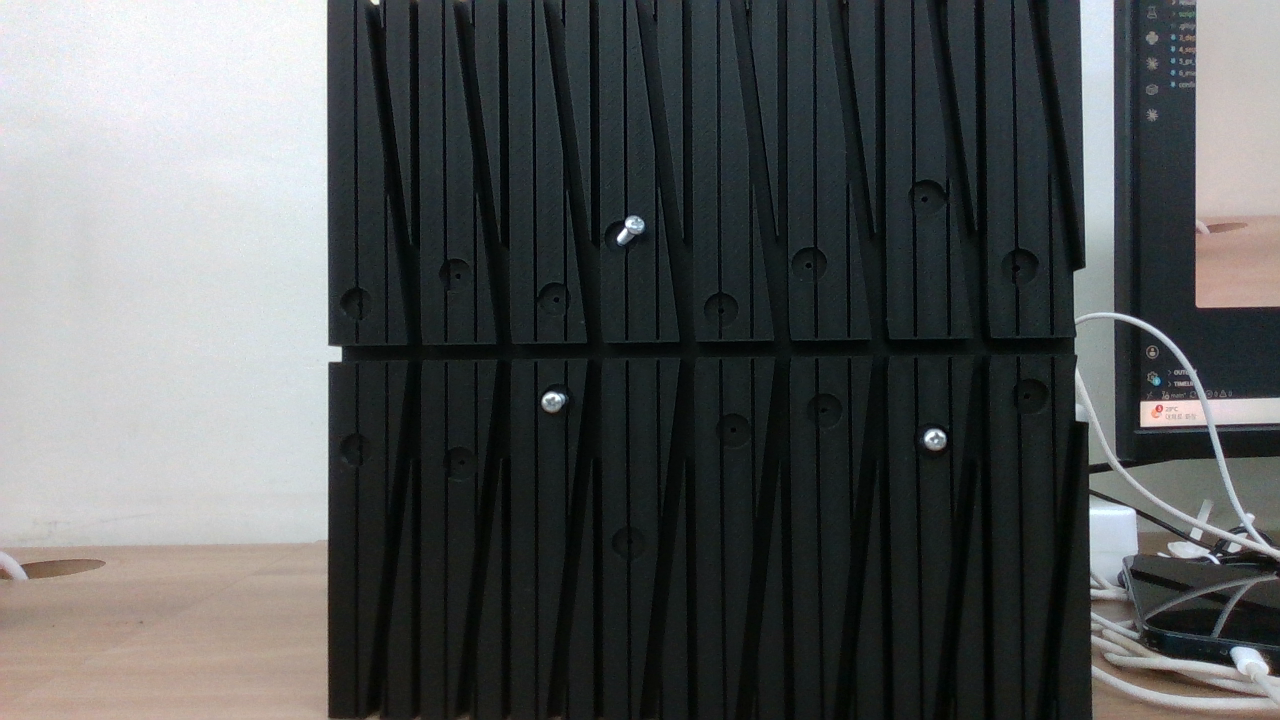
#> input picture dataset/images/specimen1_001.png, 1280 x 720 px; its folder holds only this picture in this run
$ python 4_label_tool.py
#> lines starting #> are read from the running program, lines starting #| are printed output that depends on the picture
"""
4번 세그멘테이션용 원형 라벨링 도구 (2클래스: screw_head, stud_hole)
- 나사머리/스터드홀 전부 원형이라 클릭 2번(중심 -> 반지름)으로 인스턴스 하나 라벨링
- 저장 포맷: YOLOv8-seg 폴리곤 txt (원을 N각형으로 근사) - dataset/labels/{이미지명}.txt
- 재실행 시 기존 라벨 자동 로드해서 이어서 작업 가능

조작법:
  좌클릭 1번째 = 중심, 2번째 = 반지름 확정 (그 사이엔 미리보기 원이 마우스 따라다님)
  1 = screw_head 클래스로 전환, 2 = stud_hole 클래스로 전환 (현재 클래스는 화면 상단에 표시)
  z = 마지막 원 취소
  n / p = 다음 / 이전 이미지 (자동 저장됨)
  q = 종료 (자동 저장됨)
"""

import os
import glob
import cv2
import numpy as np

_ROOT = os.path.dirname(os.path.dirname(os.path.abspath(__file__)))
IMAGES_DIR = os.path.join(_ROOT, "dataset", "images")
LABELS_DIR = os.path.join(_ROOT, "dataset", "labels")
os.makedirs(LABELS_DIR, exist_ok=True)

CLASS_NAMES = {0: "screw_head", 1: "stud_hole"}
CLASS_COLORS = {0: (0, 255, 0), 1: (255, 200, 0)}  # 초록=screw_head, 하늘색=stud_hole
POLYGON_POINTS = 20  # 원을 근사할 폴리곤 꼭짓점 수


def circle_to_polygon(cx, cy, r, w, h, n=POLYGON_POINTS):
    """중심/반지름(픽셀) -> YOLO-seg 정규화 폴리곤 좌표 리스트."""
    angles = np.linspace(0, 2 * np.pi, n, endpoint=False)
    xs = np.clip(cx + r * np.cos(angles), 0, w - 1) / w
    ys = np.clip(cy + r * np.sin(angles), 0, h - 1) / h
    return list(zip(xs, ys))


def circle_clips_edge(cx, cy, r, w, h):
    """원이 프레임 경계를 넘어가는지 확인 - 넘어가면 clip으로 폴리곤이 원이 아닌 반달 모양으로 왜곡됨."""
    return cx - r < 0 or cx + r > w or cy - r < 0 or cy + r > h


def load_labels(label_path, w, h):
    """저장된 YOLO-seg txt -> [(cx, cy, r, cls), ...] 픽셀 단위로 근사 복원."""
    circles = []
    if not os.path.exists(label_path):
        return circles
    with open(label_path, encoding="utf-8") as f:
        for line in f:
            parts = line.strip().split()
            if len(parts) < 7:
                continue
            cls = int(parts[0])
            coords = list(map(float, parts[1:]))
            xs = np.array(coords[0::2]) * w
            ys = np.array(coords[1::2]) * h
            cx, cy = xs.mean(), ys.mean()
            r = np.mean(np.sqrt((xs - cx) ** 2 + (ys - cy) ** 2))
            circles.append((cx, cy, r, cls))
    return circles


def save_labels(label_path, circles, w, h):
    with open(label_path, "w", encoding="utf-8") as f:
        for cx, cy, r, cls in circles:
            poly = circle_to_polygon(cx, cy, r, w, h)
            coord_str = " ".join(f"{x:.6f} {y:.6f}" for x, y in poly)
            f.write(f"{cls} {coord_str}\n")


class Labeler:
    def __init__(self, image_paths):
        self.image_paths = image_paths
        self.idx = 0
        self.circles = []       # 현재 이미지의 (cx, cy, r, cls) 리스트
        self.pending_center = None
        self.mouse_pos = (0, 0)
        self.active_class = 0
        self.load_current()

    def label_path(self):
        name = os.path.splitext(os.path.basename(self.image_paths[self.idx]))[0]
        return os.path.join(LABELS_DIR, f"{name}.txt")

    def load_current(self):
        img = cv2.imread(self.image_paths[self.idx])
#> img is the input picture: shape (720, 1280, 3); mean B, G, R 88.6, 88.3, 85.5
        self.h, self.w = img.shape[:2]
#> self.h = 720; self.w = 1280
        self.img = img
        self.circles = load_labels(self.label_path(), self.w, self.h)
#> self.circles = []
        self.pending_center = None

    def save_current(self):
        save_labels(self.label_path(), self.circles, self.w, self.h)

    def mouse_cb(self, event, x, y, flags, param):
        self.mouse_pos = (x, y)
        if event == cv2.EVENT_LBUTTONDOWN:
            if self.pending_center is None:
                self.pending_center = (x, y)
            else:
                cx, cy = self.pending_center
                r = float(np.hypot(x - cx, y - cy))
                if r >= 2:
                    self.circles.append((cx, cy, r, self.active_class))
                    if circle_clips_edge(cx, cy, r, self.w, self.h):
                        print(f"경고: 원이 프레임 경계에 걸침 (cx={cx:.0f}, cy={cy:.0f}, r={r:.0f}) "
                              f"- 저장 시 폴리곤이 반달 모양으로 왜곡됨. 가능하면 경계에서 떨어뜨려 다시 찍으세요.")
                self.pending_center = None

    def undo(self):
        if self.circles:
            self.circles.pop()

    def render(self):
        vis = self.img.copy()
        n_edge_risk = 0
        for cx, cy, r, cls in self.circles:
            color = CLASS_COLORS.get(cls, (200, 200, 200))
            if circle_clips_edge(cx, cy, r, self.w, self.h):
                n_edge_risk += 1
                cv2.circle(vis, (int(cx), int(cy)), int(r), (0, 0, 255), 3)  # 빨강 = 경계 왜곡 위험
            else:
                cv2.circle(vis, (int(cx), int(cy)), int(r), color, 2)
            cv2.circle(vis, (int(cx), int(cy)), 2, color, -1)
#> after the loop, n_edge_risk = 0
        if self.pending_center is not None:
            cx, cy = self.pending_center
            mx, my = self.mouse_pos
            r = int(np.hypot(mx - cx, my - cy))
            cv2.circle(vis, (int(cx), int(cy)), r, (0, 165, 255), 1)
            cv2.circle(vis, (int(cx), int(cy)), 2, (0, 165, 255), -1)

        active_name = CLASS_NAMES[self.active_class]
        active_color = CLASS_COLORS[self.active_class]
        counts = {c: sum(1 for _, _, _, cc in self.circles if cc == c) for c in CLASS_NAMES}
#> counts = {0: 0, 1: 0}
        status1 = (f"[{self.idx + 1}/{len(self.image_paths)}] {os.path.basename(self.image_paths[self.idx])}  "
                   f"screw_head={counts[0]} stud_hole={counts[1]}")
        status2 = (f"현재 클래스: {active_name}  (1=screw_head, 2=stud_hole, "
                   f"click=center->radius, z=undo, n/p=next/prev, q=quit)")
        cv2.putText(vis, status1, (10, 25), cv2.FONT_HERSHEY_SIMPLEX, 0.55, (0, 255, 0), 1, cv2.LINE_AA)
        cv2.putText(vis, status2, (10, 50), cv2.FONT_HERSHEY_SIMPLEX, 0.55, active_color, 1, cv2.LINE_AA)
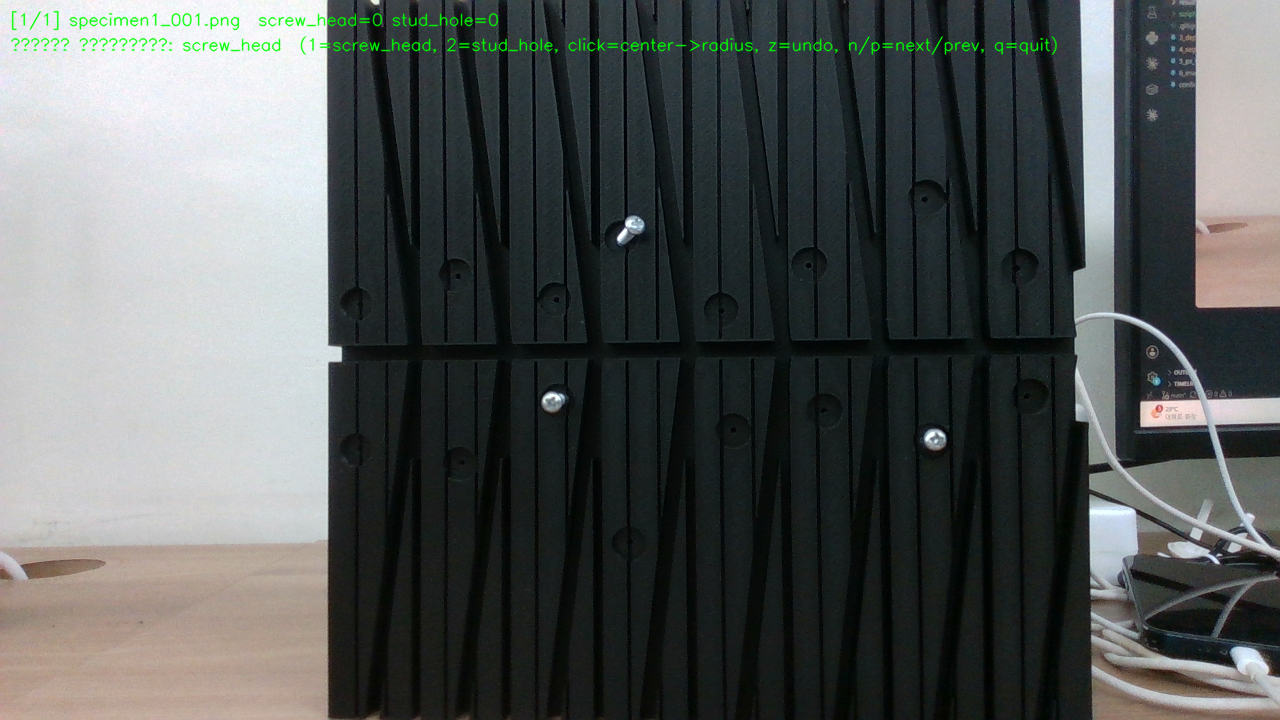
#> vis: shape (720, 1280, 3); mean B, G, R 88, 88.9, 85
        if n_edge_risk:
            cv2.putText(vis, f"경계 왜곡 위험 원 {n_edge_risk}개 (빨강 표시)", (10, 75),
                        cv2.FONT_HERSHEY_SIMPLEX, 0.55, (0, 0, 255), 2, cv2.LINE_AA)
        return vis

    def goto(self, delta):
        self.save_current()
        self.idx = max(0, min(len(self.image_paths) - 1, self.idx + delta))
        self.load_current()


def main():
    image_paths = sorted(glob.glob(os.path.join(IMAGES_DIR, "*.png")) +
                          glob.glob(os.path.join(IMAGES_DIR, "*.jpg")))
    if not image_paths:
        print(f"이미지가 없습니다: {IMAGES_DIR} (먼저 4_capture_dataset.py로 캡처하세요)")
        return

    labeler = Labeler(image_paths)
    cv2.namedWindow("label")
    cv2.setMouseCallback("label", labeler.mouse_cb)

    while True:
        cv2.imshow("label", labeler.render())
        key = cv2.waitKey(20) & 0xFF
#> (key q is pressed here)
        if key == ord('z'):
            labeler.undo()
        elif key == ord('1'):
            labeler.active_class = 0
        elif key == ord('2'):
            labeler.active_class = 1
        elif key == ord('n'):
            labeler.goto(1)
        elif key == ord('p'):
            labeler.goto(-1)
        elif key == ord('q'):
            labeler.save_current()
            break

    cv2.destroyAllWindows()
    n_labeled = sum(1 for p in image_paths
                     if os.path.exists(os.path.join(LABELS_DIR,
                         os.path.splitext(os.path.basename(p))[0] + ".txt")))
    print(f"라벨링 완료: {n_labeled}/{len(image_paths)}장")


if __name__ == "__main__":
    main()
